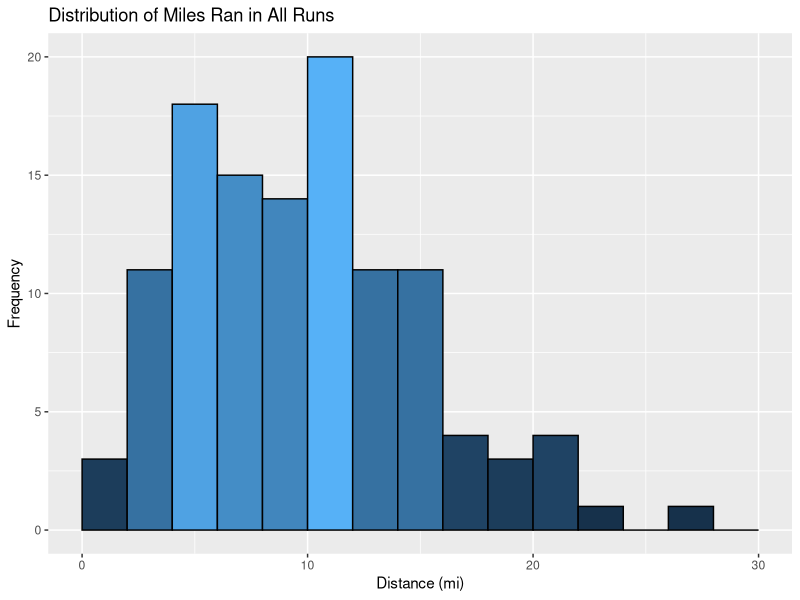
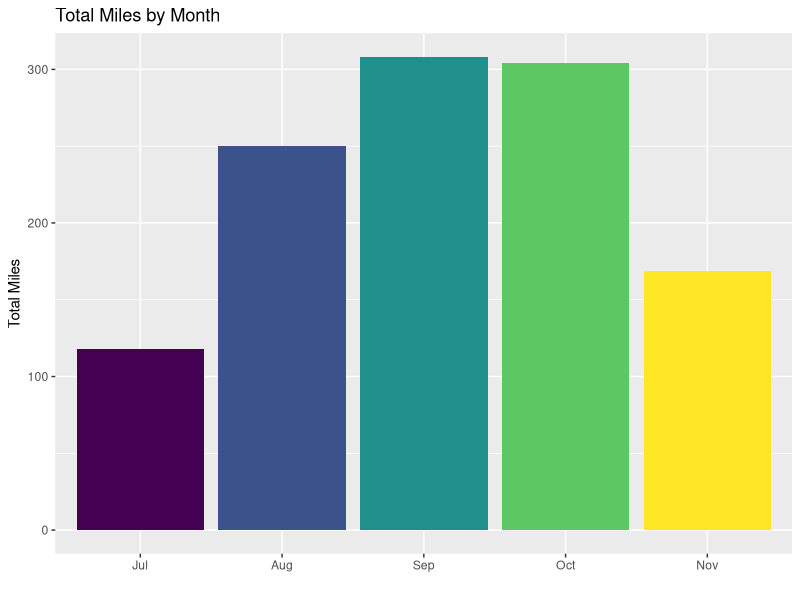
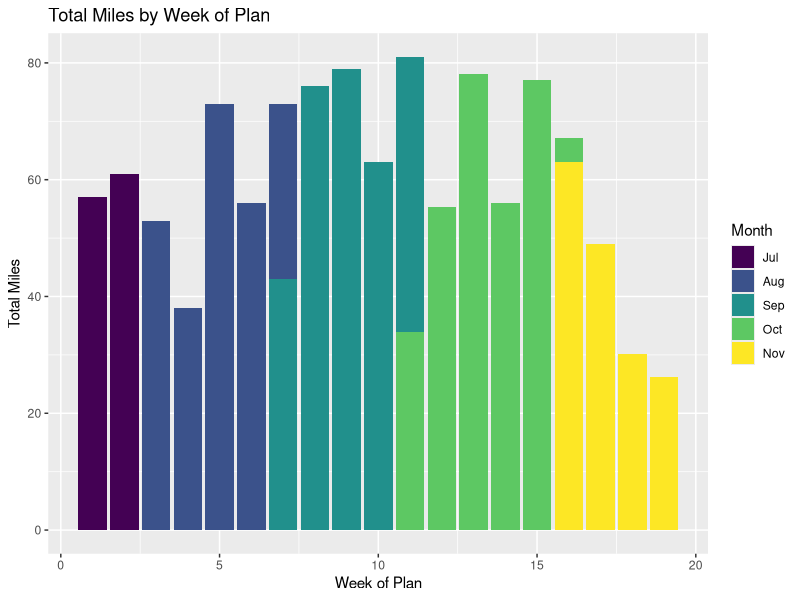
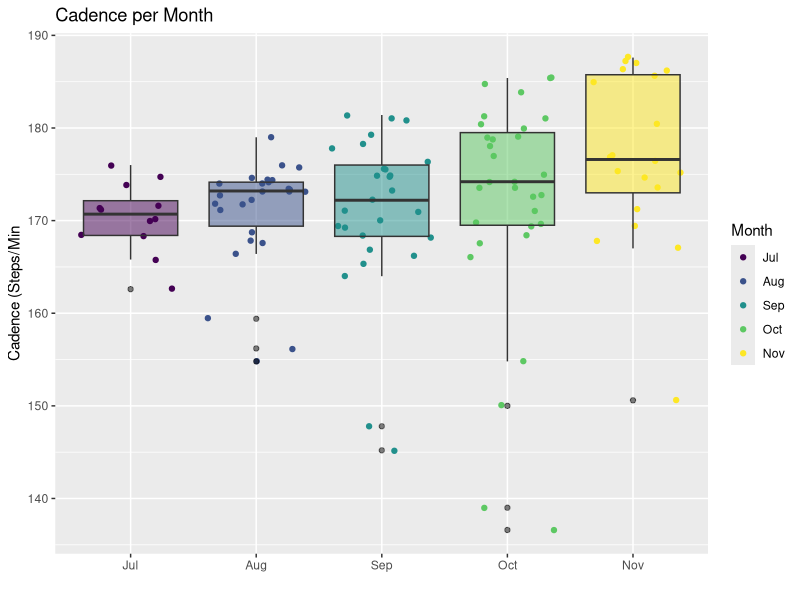
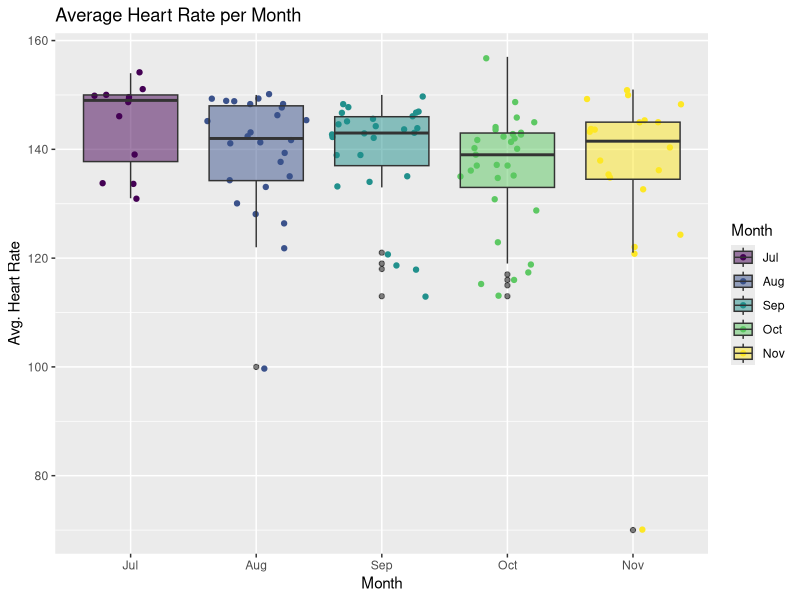
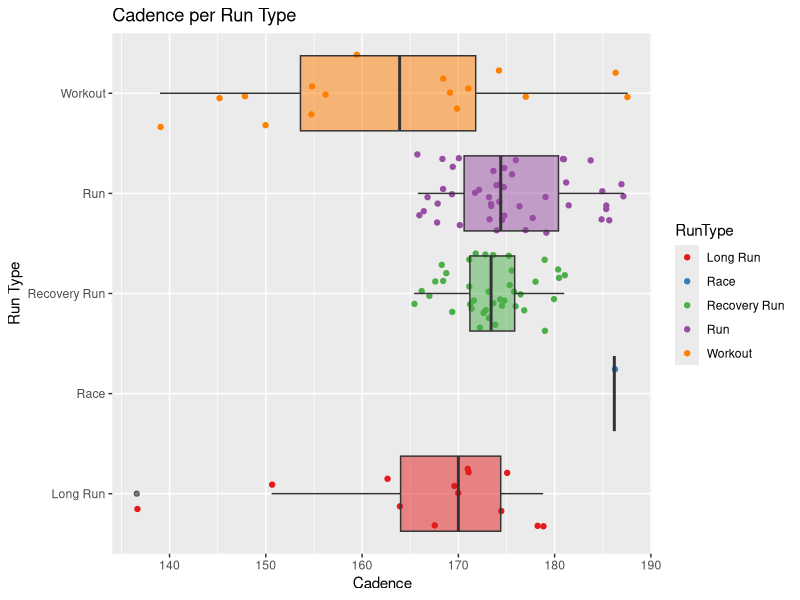
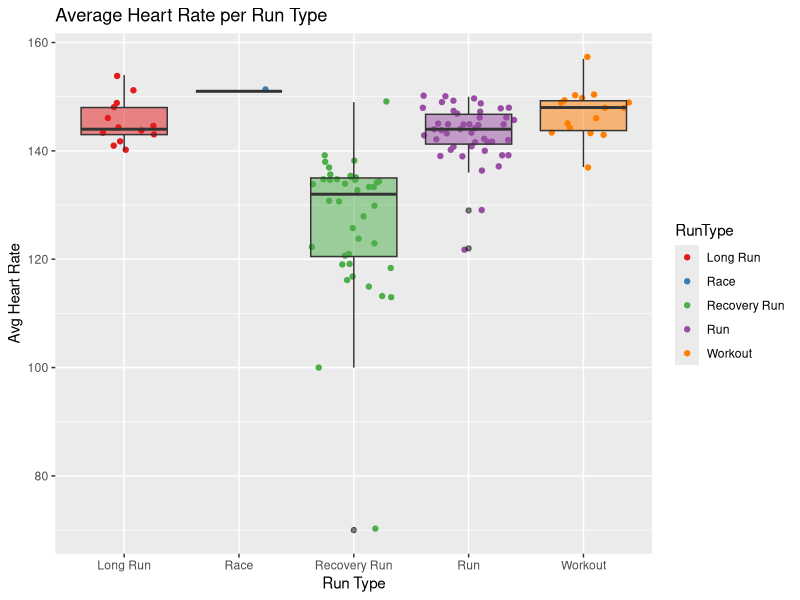
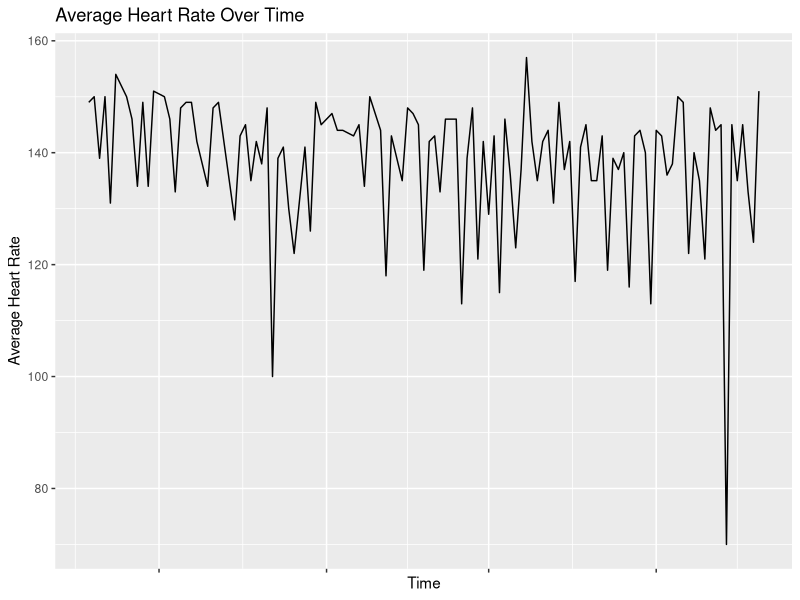

Reproduce these figures in R, in order.
## ---- chunk 1
runs <- read.csv("cleanedMarathonTrainingData.csv")
str(runs)
## ---- chunk 2
runs$X <- NULL

## ---- chunk 3
head(runs,2)
## ---- chunk 4
library(lubridate)

runs$Time <- as.POSIXct(runs$Time)#, format = '%H:%M:%S')
runs$Avg.Pace <- as.POSIXct(runs$Avg.Pace)#, format = '%H:%M:%S')
runs$Date <- as.POSIXct(runs$Date)
runs$StartTime <- as.POSIXct(runs$Avg.Pace)#, format = '%H:%M'))

str(runs)
## ---- chunk 5
runs$Month <- factor(runs$Month, ordered = TRUE, levels = c("Jul","Aug","Sep","Oct","Nov"))
## ---- chunk 6
library(ggplot2)
library(RColorBrewer)

#distance histogram
ggplot(data = runs, aes(x = Distance)) + 
  geom_histogram(binwidth = 2, aes(fill = ..count..), colour = "black", boundary = 2) +
  scale_x_continuous(limits=c(0, 30)) +
  xlab("Distance (mi)") + 
  ylab("Frequency") + 
  ggtitle("Distribution of Miles Ran in All Runs") + 
  guides(fill=FALSE) 

## ---- chunk 7
summary(runs$Distance)
## ---- chunk 8
#miles by month bars
ggplot(data = runs, aes(x = Month, y = Distance, fill = Month)) + 
  geom_bar(stat="identity") +
  xlab("") + 
  ylab("Total Miles") + 
  guides(fill=FALSE) +
  ggtitle("Total Miles by Month")
## ---- chunk 9
ggplot(data = runs, aes(x = weekNumber, y = Distance, fill = Month)) + 
  geom_bar(stat="identity") +
  xlab("Week of Plan") + 
  ylab("Total Miles") + 
  #guides(fill=FALSE) +
  ggtitle("Total Miles by Week of Plan")
## ---- chunk 10
runs[runs$weekNumber == 11,c('Name','weekNumber','Date','DOW','Distance')]
## ---- chunk 11
#avg. cadence grouped by month
ggplot(data = runs, aes(Month, Cad)) + 
  geom_jitter(aes(colour = Month)) +
  geom_boxplot(aes(fill = Month), 
               outlier.colour = "black", alpha = 0.5) + #geom_jitter()
  xlab("") + 
  ylab("Cadence (Steps/Min") + 
  guides(fill=FALSE) +
  ggtitle("Cadence per Month") 
## ---- chunk 12
#avg. HR grouped by month

ggplot(data = runs, aes(Month, Avg.HR)) + 
  geom_jitter(aes(colour = Month)) +
  geom_boxplot(aes(fill = Month), 
               outlier.colour = "black", alpha = 0.5) + #geom_jitter()
  xlab("Month") + 
  ylab("Avg. Heart Rate") + 
  ggtitle("Average Heart Rate per Month") 
## ---- chunk 13
#avg. cadence grouped by month
ggplot(data = runs, aes(RunType, Cad)) + 
  geom_jitter(aes(colour = RunType)) +
  geom_boxplot(aes(fill = RunType), 
               outlier.colour = "black", alpha = 0.5) +
  scale_colour_brewer(palette = "Set1") +
  scale_fill_brewer(palette = "Set1") +
  xlab("Run Type") + 
  ylab("Cadence") + 
  guides(fill=FALSE) +
  coord_flip() + 
  ggtitle("Cadence per Run Type") 
## ---- chunk 14
#avg. cadence grouped by month
ggplot(data = runs, aes(RunType, Avg.HR)) + 
  geom_jitter(aes(colour = RunType)) +
  geom_boxplot(aes(fill = RunType), 
               outlier.colour = "black", alpha = 0.5) +
  scale_colour_brewer(palette = "Set1") +
  scale_fill_brewer(palette = "Set1") +
  xlab("Run Type") + 
  ylab("Avg Heart Rate") + 
  guides(fill=FALSE) +
  ggtitle("Average Heart Rate per Run Type") 
## ---- chunk 15
runs[which.max(runs$Avg.HR),]
## ---- chunk 16
ggplot(data = runs, aes(x = Date, y = Avg.HR)) + 
  geom_line(aes(group=1)) +
  theme(axis.text.x = element_blank()) +
  xlab("Time") + 
  ylab("Average Heart Rate") + 
  ggtitle("Average Heart Rate Over Time")
## ---- chunk 17
ggplot(data = runs, aes(x = Date, y = Avg.Pace, colour = RunType)) + 
  geom_point() +
  geom_smooth(fill = NA) +
    scale_colour_brewer(palette = "Set1") +
  #scale_fill_brewer(palette = "Set1") +
  theme(axis.text.x = element_blank()) +
  theme(axis.text.y = element_blank()) +
  xlab("Date") + 
  ylab("Average Pace (mile/minute)") + 
  ggtitle("Average Pace Over Time") + 
  labs(caption="")
## ---- chunk 18
ggplot(data = runs, aes(x = Date, y = Avg.Pace, colour = RunType)) + 
  geom_point() +
  geom_smooth(fill = NA) +  
      scale_colour_brewer(palette = "Set1") +

  theme(axis.text.x = element_blank()) +
  theme(axis.text.y = element_blank()) +
  xlab("Date") + 
  ylab("Average Pace (mile/minute)") + 
  ggtitle("Average Pace Over Time") + 
  labs(caption="") + 
  facet_grid(RunType~.)
## ---- chunk 19
table(runs$RunType)

#apply(runs$Cadence, runs$RunType, function(x) (Cad*(hour(runs$Time)*60)+(minute(runs$Time))+(second(runs$Time)/60)))

ggplot(data = runs, aes(RunType, (Cad*((hour(runs$Time)*60)+(minute(runs$Time))+(second(runs$Time)/60))))) + 
  geom_bar(aes(fill = RunType), stat = "identity") +
      scale_fill_brewer(palette = "Set1") +

  xlab("Run Type") + 
  ylab("Steps") + 
  guides(fill=FALSE) +
  ggtitle("Total Steps Taken by Run Type") 
## ---- chunk 20
ggplot(data = runs, aes(x=Cad, y=Avg.HR)) + 
  geom_point(aes(colour = RunType)) +
        scale_colour_brewer(palette = "Set1") +

  xlab("Cadence") + 
  ylab("Average Heart Rate") + 
  ggtitle("Average Hear Rate by Cadence")
## ---- chunk 21
ggplot(data = runs, aes(x=Elevation.Gain, y=Avg.HR)) + 
  geom_point(aes(colour = RunType)) +
        scale_colour_brewer(palette = "Set1") +

  geom_smooth(fill = NA) +
  xlab("Elevation Gain (ft.)") + 
  ylab("Average Heart Rate (BPM)") + 
  ggtitle("Average Heart Rate by Elevation Gain")
## ---- chunk 22
ggplot(data = runs, aes(x=RunType, y=Max.HR)) + 
  geom_jitter(aes(colour = RunType)) +
  geom_boxplot(aes(fill = RunType), outlier.colour = "black", alpha = 0.5) +
    scale_colour_brewer(palette = "Set1") +
  scale_fill_brewer(palette = "Set1") +
  xlab("Run Type") + 
  ylab("Max Heart Rate (BPM)") + 
  ggtitle("Max Heart Rate by Run Type")
